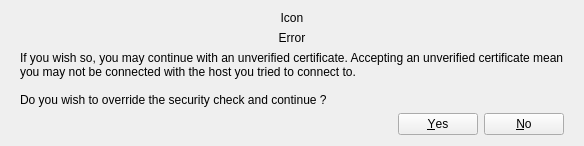
<?xml version="1.0" encoding="UTF-8"?>
<ui version="4.0">
 <class>CertificateErrorDialog</class>
 <widget class="QWidget" name="CertificateErrorDialog">
  <property name="geometry">
   <rect>
    <x>0</x>
    <y>0</y>
    <width>370</width>
    <height>141</height>
   </rect>
  </property>
  <property name="windowTitle">
   <string>Dialog</string>
  </property>
  <layout class="QVBoxLayout" name="verticalLayout">
   <property name="leftMargin">
    <number>20</number>
   </property>
   <property name="rightMargin">
    <number>20</number>
   </property>
   <item>
    <widget class="QLabel" name="m_iconLabel">
     <property name="text">
      <string>Icon</string>
     </property>
     <property name="alignment">
      <set>Qt::AlignCenter</set>
     </property>
    </widget>
   </item>
   <item>
    <widget class="QLabel" name="m_errorLabel">
     <property name="sizePolicy">
      <sizepolicy hsizetype="Preferred" vsizetype="Preferred">
       <horstretch>0</horstretch>
       <verstretch>0</verstretch>
      </sizepolicy>
     </property>
     <property name="text">
      <string>Error</string>
     </property>
     <property name="alignment">
      <set>Qt::AlignCenter</set>
     </property>
     <property name="wordWrap">
      <bool>true</bool>
     </property>
    </widget>
   </item>
   <item>
    <widget class="QLabel" name="m_infoLabel">
     <property name="sizePolicy">
      <sizepolicy hsizetype="MinimumExpanding" vsizetype="MinimumExpanding">
       <horstretch>0</horstretch>
       <verstretch>0</verstretch>
      </sizepolicy>
     </property>
     <property name="text">
      <string>If you wish so, you may continue with an unverified certificate. Accepting an unverified certificate mean you may not be connected with the host you tried to connect to.

Do you wish to override the security check and continue ?   </string>
     </property>
     <property name="alignment">
      <set>Qt::AlignLeading|Qt::AlignLeft|Qt::AlignVCenter</set>
     </property>
     <property name="wordWrap">
      <bool>true</bool>
     </property>
    </widget>
   </item>
   <item>
    <spacer name="verticalSpacer">
     <property name="orientation">
      <enum>Qt::Vertical</enum>
     </property>
     <property name="sizeHint" stdset="0">
      <size>
       <width>20</width>
       <height>16</height>
      </size>
     </property>
    </spacer>
   </item>
   <item>
    <widget class="QDialogButtonBox" name="buttonBox">
     <property name="orientation">
      <enum>Qt::Horizontal</enum>
     </property>
     <property name="standardButtons">
      <set>QDialogButtonBox::No|QDialogButtonBox::Yes</set>
     </property>
    </widget>
   </item>
  </layout>
 </widget>
 <resources/>
 <connections/>
</ui>
